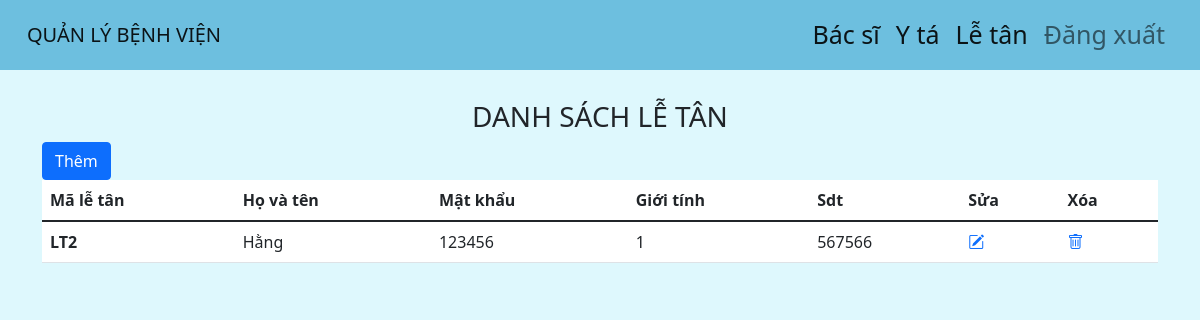
/UI/admin/letan.php (signed in), run on the app's committed database.
### tables this page shows
CREATE TABLE `letan` (
  `maletan` varchar(100) NOT NULL,
  `ten` varchar(50) NOT NULL,
  `matkhau` varchar(100) DEFAULT NULL,
  `gioitinh` bit(1) DEFAULT NULL,
  `sdt` decimal(10,0) DEFAULT NULL
);

### UI/admin/letan.php (the view, shortened to what this page needs)
<?php
    require "header.php";
?>
    <main >
        <div class="container_admin container ">
            <h3 class=" text-center  mt-5">DANH SÁCH LỄ TÂN</h3>
            <div>
                <a class="btn btn-primary " href="add_letan_employee.php">Thêm</a>
            </div>
            <table class="table bg-white" >
                <thead>
                    <tr>
                        <th scope="col">Mã lễ tân</th>
                        <th scope="col">Họ và tên</th>
                        <th scope="col">Mật khẩu</th>
                        <th scope="col">Giới tính</th>
                        <th scope="col">Sdt</th>
                        <th scope="col">Sửa</th>
                        <th scope="col">Xóa</th>
                    </tr>
                </thead>
                <tbody>
                    <?php
                        $conn = mysqli_connect('localhost','root','','benhvien');
                        $sql = "SELECT maletan, ten, matkhau, gioitinh, sdt FROM letan ";
                        $result = mysqli_query($conn,$sql);
                        if(mysqli_num_rows($result) > 0){
                            while($row = mysqli_fetch_assoc($result)){
                    ?>
                                <tr>
                                    <th scope="row"><?php echo $row['maletan']; ?></th>
                                    <td><?php echo $row['ten']; ?></td>
                                    <td><?php echo $row['matkhau']; ?></td>
                                    <td><?php echo $row['gioitinh']; ?></td>
                                    <td><?php echo $row['sdt']; ?></td>
                                    <td><a href="update_letan_employee.php?maletan=<?php echo $row['maletan']; ?>"><i class="bi bi-pencil-square text-primary "></i></a></td>
                                    <td><a href="delete_letan_employee.php?maletan=<?php echo $row['maletan']; ?>"><i class="bi bi-trash text-primary"></i></a></td>
                                </tr>
                    <?php
                            }
                        }
                    ?>
                </tbody>
                </table>
        </div>
    </main>

### UI/assets/css/headeradmin.css (style rules this page uses)
.bg { background-color: rgba(192, 243, 252, 0.521) !important; height: 100%; background-size: auto 180%; margin-top: 100px; }

### data on the page
letan: maletan "LT2", ten "Hằng", matkhau "123456", gioitinh "1", sdt "567566"
